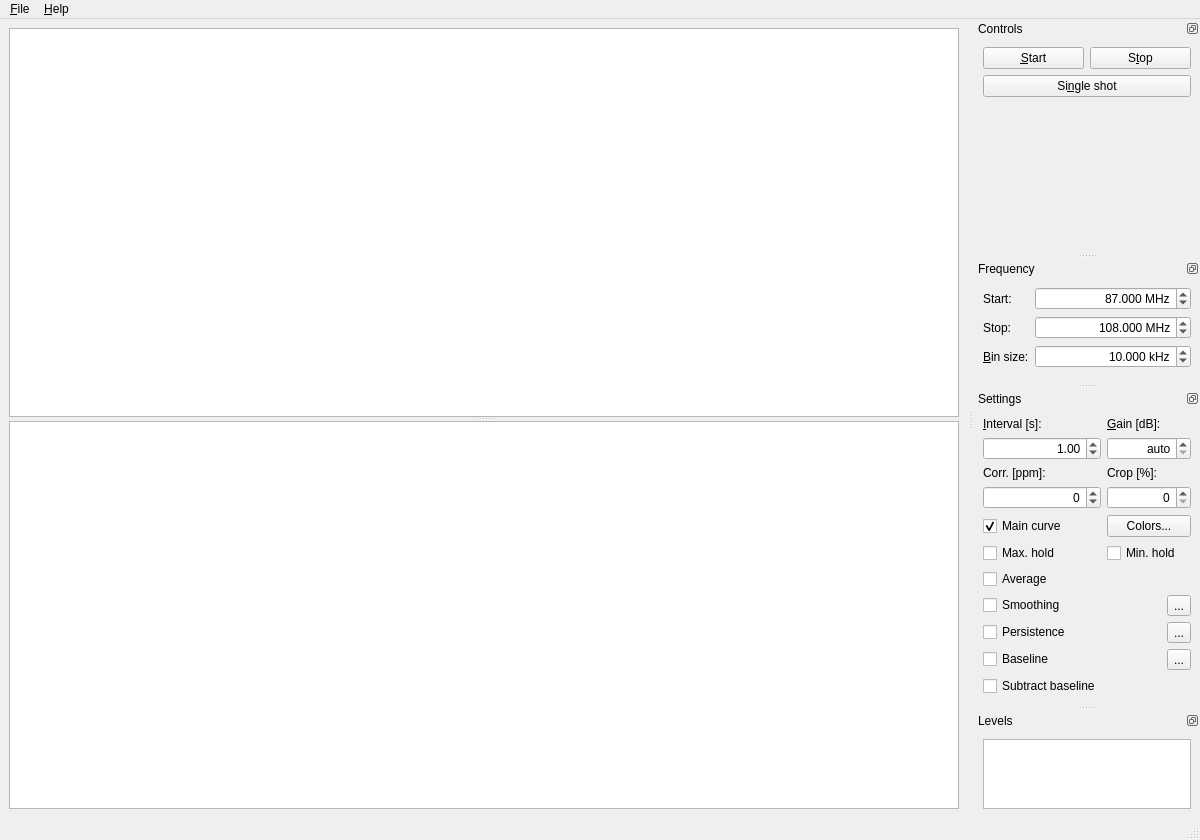
<?xml version="1.0" encoding="UTF-8"?>
<ui version="4.0">
 <class>QSpectrumAnalyzerMainWindow</class>
 <widget class="QMainWindow" name="QSpectrumAnalyzerMainWindow">
  <property name="geometry">
   <rect>
    <x>0</x>
    <y>0</y>
    <width>1200</width>
    <height>840</height>
   </rect>
  </property>
  <property name="windowTitle">
   <string>QSpectrumAnalyzer</string>
  </property>
  <widget class="QWidget" name="centralwidget">
   <layout class="QHBoxLayout" name="horizontalLayout">
    <item>
     <widget class="QSplitter" name="plotSplitter">
      <property name="sizePolicy">
       <sizepolicy hsizetype="Expanding" vsizetype="Expanding">
        <horstretch>0</horstretch>
        <verstretch>0</verstretch>
       </sizepolicy>
      </property>
      <property name="orientation">
       <enum>Qt::Vertical</enum>
      </property>
      <widget class="GraphicsLayoutWidget" name="mainPlotLayout">
       <property name="sizePolicy">
        <sizepolicy hsizetype="Expanding" vsizetype="Expanding">
         <horstretch>0</horstretch>
         <verstretch>0</verstretch>
        </sizepolicy>
       </property>
      </widget>
      <widget class="GraphicsLayoutWidget" name="waterfallPlotLayout">
       <property name="sizePolicy">
        <sizepolicy hsizetype="Expanding" vsizetype="Expanding">
         <horstretch>0</horstretch>
         <verstretch>0</verstretch>
        </sizepolicy>
       </property>
      </widget>
     </widget>
    </item>
   </layout>
  </widget>
  <widget class="QMenuBar" name="menubar">
   <property name="geometry">
    <rect>
     <x>0</x>
     <y>0</y>
     <width>1200</width>
     <height>20</height>
    </rect>
   </property>
   <widget class="QMenu" name="menu_File">
    <property name="title">
     <string>&amp;File</string>
    </property>
    <addaction name="action_Settings"/>
    <addaction name="separator"/>
    <addaction name="action_Quit"/>
   </widget>
   <widget class="QMenu" name="menu_Help">
    <property name="title">
     <string>&amp;Help</string>
    </property>
    <addaction name="action_About"/>
   </widget>
   <addaction name="menu_File"/>
   <addaction name="menu_Help"/>
  </widget>
  <widget class="QStatusBar" name="statusbar"/>
  <widget class="QDockWidget" name="controlsDockWidget">
   <property name="sizePolicy">
    <sizepolicy hsizetype="Preferred" vsizetype="Minimum">
     <horstretch>0</horstretch>
     <verstretch>0</verstretch>
    </sizepolicy>
   </property>
   <property name="minimumSize">
    <size>
     <width>190</width>
     <height>100</height>
    </size>
   </property>
   <property name="features">
    <set>QDockWidget::DockWidgetFloatable|QDockWidget::DockWidgetMovable</set>
   </property>
   <property name="windowTitle">
    <string>Controls</string>
   </property>
   <attribute name="dockWidgetArea">
    <number>2</number>
   </attribute>
   <widget class="QWidget" name="controlsDockWidgetContents">
    <layout class="QGridLayout" name="gridLayout_2">
     <item row="0" column="0">
      <widget class="QPushButton" name="startButton">
       <property name="text">
        <string>&amp;Start</string>
       </property>
      </widget>
     </item>
     <item row="0" column="1">
      <widget class="QPushButton" name="stopButton">
       <property name="text">
        <string>S&amp;top</string>
       </property>
      </widget>
     </item>
     <item row="1" column="0" colspan="2">
      <widget class="QPushButton" name="singleShotButton">
       <property name="text">
        <string>Si&amp;ngle shot</string>
       </property>
      </widget>
     </item>
     <item row="2" column="0">
      <spacer name="verticalSpacer">
       <property name="orientation">
        <enum>Qt::Vertical</enum>
       </property>
       <property name="sizeHint" stdset="0">
        <size>
         <width>20</width>
         <height>561</height>
        </size>
       </property>
      </spacer>
     </item>
    </layout>
   </widget>
  </widget>
  <widget class="QDockWidget" name="frequencyDockWidget">
   <property name="sizePolicy">
    <sizepolicy hsizetype="Preferred" vsizetype="Minimum">
     <horstretch>0</horstretch>
     <verstretch>0</verstretch>
    </sizepolicy>
   </property>
   <property name="minimumSize">
    <size>
     <width>182</width>
     <height>100</height>
    </size>
   </property>
   <property name="features">
    <set>QDockWidget::DockWidgetFloatable|QDockWidget::DockWidgetMovable</set>
   </property>
   <property name="windowTitle">
    <string>Frequency</string>
   </property>
   <attribute name="dockWidgetArea">
    <number>2</number>
   </attribute>
   <widget class="QWidget" name="frequencyDockWidgetContents">
    <layout class="QFormLayout" name="formLayout">
     <property name="fieldGrowthPolicy">
      <enum>QFormLayout::ExpandingFieldsGrow</enum>
     </property>
     <item row="0" column="0">
      <widget class="QLabel" name="label_2">
       <property name="text">
        <string>Start:</string>
       </property>
       <property name="buddy">
        <cstring>startFreqSpinBox</cstring>
       </property>
      </widget>
     </item>
     <item row="0" column="1">
      <widget class="QDoubleSpinBox" name="startFreqSpinBox">
       <property name="sizePolicy">
        <sizepolicy hsizetype="Expanding" vsizetype="Fixed">
         <horstretch>0</horstretch>
         <verstretch>0</verstretch>
        </sizepolicy>
       </property>
       <property name="alignment">
        <set>Qt::AlignRight|Qt::AlignTrailing|Qt::AlignVCenter</set>
       </property>
       <property name="showGroupSeparator" stdset="0">
        <bool>true</bool>
       </property>
       <property name="suffix">
        <string> MHz</string>
       </property>
       <property name="decimals">
        <number>3</number>
       </property>
       <property name="minimum">
        <double>0.000000000000000</double>
       </property>
       <property name="maximum">
        <double>2200.000000000000000</double>
       </property>
       <property name="value">
        <double>87.000000000000000</double>
       </property>
      </widget>
     </item>
     <item row="1" column="0">
      <widget class="QLabel" name="label_3">
       <property name="text">
        <string>Stop:</string>
       </property>
       <property name="buddy">
        <cstring>stopFreqSpinBox</cstring>
       </property>
      </widget>
     </item>
     <item row="1" column="1">
      <widget class="QDoubleSpinBox" name="stopFreqSpinBox">
       <property name="sizePolicy">
        <sizepolicy hsizetype="Expanding" vsizetype="Fixed">
         <horstretch>0</horstretch>
         <verstretch>0</verstretch>
        </sizepolicy>
       </property>
       <property name="alignment">
        <set>Qt::AlignRight|Qt::AlignTrailing|Qt::AlignVCenter</set>
       </property>
       <property name="showGroupSeparator" stdset="0">
        <bool>true</bool>
       </property>
       <property name="suffix">
        <string> MHz</string>
       </property>
       <property name="decimals">
        <number>3</number>
       </property>
       <property name="minimum">
        <double>0.000000000000000</double>
       </property>
       <property name="maximum">
        <double>2200.000000000000000</double>
       </property>
       <property name="value">
        <double>108.000000000000000</double>
       </property>
      </widget>
     </item>
     <item row="2" column="0">
      <widget class="QLabel" name="label">
       <property name="text">
        <string>&amp;Bin size:</string>
       </property>
       <property name="buddy">
        <cstring>binSizeSpinBox</cstring>
       </property>
      </widget>
     </item>
     <item row="2" column="1">
      <widget class="QDoubleSpinBox" name="binSizeSpinBox">
       <property name="sizePolicy">
        <sizepolicy hsizetype="Expanding" vsizetype="Fixed">
         <horstretch>0</horstretch>
         <verstretch>0</verstretch>
        </sizepolicy>
       </property>
       <property name="alignment">
        <set>Qt::AlignRight|Qt::AlignTrailing|Qt::AlignVCenter</set>
       </property>
       <property name="showGroupSeparator" stdset="0">
        <bool>true</bool>
       </property>
       <property name="suffix">
        <string> kHz</string>
       </property>
       <property name="decimals">
        <number>3</number>
       </property>
       <property name="minimum">
        <double>0.000000000000000</double>
       </property>
       <property name="maximum">
        <double>10000.000000000000000</double>
       </property>
       <property name="value">
        <double>10.000000000000000</double>
       </property>
      </widget>
     </item>
     <item row="3" column="0" colspan="2">
      <spacer name="verticalSpacer_3">
       <property name="orientation">
        <enum>Qt::Vertical</enum>
       </property>
       <property name="sizeHint" stdset="0">
        <size>
         <width>20</width>
         <height>0</height>
        </size>
       </property>
      </spacer>
     </item>
    </layout>
   </widget>
  </widget>
  <widget class="QDockWidget" name="settingsDockWidget">
   <property name="sizePolicy">
    <sizepolicy hsizetype="Preferred" vsizetype="Expanding">
     <horstretch>0</horstretch>
     <verstretch>0</verstretch>
    </sizepolicy>
   </property>
   <property name="features">
    <set>QDockWidget::DockWidgetFloatable|QDockWidget::DockWidgetMovable</set>
   </property>
   <property name="windowTitle">
    <string>Settings</string>
   </property>
   <attribute name="dockWidgetArea">
    <number>2</number>
   </attribute>
   <widget class="QWidget" name="settingsDockWidgetContents">
    <layout class="QGridLayout" name="gridLayout">
     <item row="0" column="0">
      <widget class="QLabel" name="label_4">
       <property name="text">
        <string>&amp;Interval [s]:</string>
       </property>
       <property name="buddy">
        <cstring>intervalSpinBox</cstring>
       </property>
      </widget>
     </item>
     <item row="0" column="1">
      <widget class="QLabel" name="label_6">
       <property name="text">
        <string>&amp;Gain [dB]:</string>
       </property>
       <property name="buddy">
        <cstring>gainSpinBox</cstring>
       </property>
      </widget>
     </item>
     <item row="1" column="0">
      <widget class="QDoubleSpinBox" name="intervalSpinBox">
       <property name="alignment">
        <set>Qt::AlignRight|Qt::AlignTrailing|Qt::AlignVCenter</set>
       </property>
       <property name="maximum">
        <double>999.000000000000000</double>
       </property>
       <property name="value">
        <double>1.000000000000000</double>
       </property>
      </widget>
     </item>
     <item row="2" column="0">
      <widget class="QLabel" name="label_5">
       <property name="text">
        <string>Corr. [ppm]:</string>
       </property>
       <property name="buddy">
        <cstring>ppmSpinBox</cstring>
       </property>
      </widget>
     </item>
     <item row="2" column="1">
      <widget class="QLabel" name="label_7">
       <property name="text">
        <string>Crop [%]:</string>
       </property>
       <property name="buddy">
        <cstring>cropSpinBox</cstring>
       </property>
      </widget>
     </item>
     <item row="3" column="0">
      <widget class="QSpinBox" name="ppmSpinBox">
       <property name="alignment">
        <set>Qt::AlignRight|Qt::AlignTrailing|Qt::AlignVCenter</set>
       </property>
       <property name="minimum">
        <number>-999</number>
       </property>
       <property name="maximum">
        <number>999</number>
       </property>
      </widget>
     </item>
     <item row="4" column="0">
      <widget class="QCheckBox" name="mainCurveCheckBox">
       <property name="text">
        <string>Main curve</string>
       </property>
       <property name="checked">
        <bool>true</bool>
       </property>
      </widget>
     </item>
     <item row="4" column="1" colspan="2">
      <widget class="QPushButton" name="colorsButton">
       <property name="text">
        <string>Colors...</string>
       </property>
      </widget>
     </item>
     <item row="5" column="0">
      <widget class="QCheckBox" name="peakHoldMaxCheckBox">
       <property name="text">
        <string>Max. hold</string>
       </property>
      </widget>
     </item>
     <item row="5" column="1" colspan="2">
      <widget class="QCheckBox" name="peakHoldMinCheckBox">
       <property name="text">
        <string>Min. hold</string>
       </property>
      </widget>
     </item>
     <item row="6" column="0">
      <widget class="QCheckBox" name="averageCheckBox">
       <property name="text">
        <string>Average</string>
       </property>
      </widget>
     </item>
     <item row="7" column="0">
      <widget class="QCheckBox" name="smoothCheckBox">
       <property name="text">
        <string>Smoothing</string>
       </property>
      </widget>
     </item>
     <item row="7" column="2">
      <widget class="QToolButton" name="smoothButton">
       <property name="text">
        <string>...</string>
       </property>
       <property name="autoRaise">
        <bool>false</bool>
       </property>
      </widget>
     </item>
     <item row="8" column="0">
      <widget class="QCheckBox" name="persistenceCheckBox">
       <property name="text">
        <string>Persistence</string>
       </property>
      </widget>
     </item>
     <item row="8" column="2">
      <widget class="QToolButton" name="persistenceButton">
       <property name="text">
        <string>...</string>
       </property>
       <property name="autoRaise">
        <bool>false</bool>
       </property>
      </widget>
     </item>
     <item row="11" column="0">
      <spacer name="verticalSpacer_2">
       <property name="orientation">
        <enum>Qt::Vertical</enum>
       </property>
       <property name="sizeHint" stdset="0">
        <size>
         <width>20</width>
         <height>1</height>
        </size>
       </property>
      </spacer>
     </item>
     <item row="3" column="1" colspan="2">
      <widget class="QSpinBox" name="cropSpinBox">
       <property name="alignment">
        <set>Qt::AlignRight|Qt::AlignTrailing|Qt::AlignVCenter</set>
       </property>
      </widget>
     </item>
     <item row="1" column="1" colspan="2">
      <widget class="QDoubleSpinBox" name="gainSpinBox">
       <property name="alignment">
        <set>Qt::AlignRight|Qt::AlignTrailing|Qt::AlignVCenter</set>
       </property>
       <property name="specialValueText">
        <string>auto</string>
       </property>
       <property name="decimals">
        <number>1</number>
       </property>
       <property name="minimum">
        <double>-1.000000000000000</double>
       </property>
       <property name="maximum">
        <double>999.000000000000000</double>
       </property>
       <property name="singleStep">
        <double>1.000000000000000</double>
       </property>
       <property name="value">
        <double>-1.000000000000000</double>
       </property>
      </widget>
     </item>
     <item row="9" column="0">
      <widget class="QCheckBox" name="baselineCheckBox">
       <property name="text">
        <string>Baseline</string>
       </property>
      </widget>
     </item>
     <item row="9" column="2">
      <widget class="QToolButton" name="baselineButton">
       <property name="text">
        <string>...</string>
       </property>
       <property name="autoRaise">
        <bool>false</bool>
       </property>
      </widget>
     </item>
     <item row="10" column="0">
      <widget class="QCheckBox" name="subtractBaselineCheckBox">
       <property name="text">
        <string>Subtract baseline</string>
       </property>
      </widget>
     </item>
    </layout>
   </widget>
  </widget>
  <widget class="QDockWidget" name="levelsDockWidget">
   <property name="sizePolicy">
    <sizepolicy hsizetype="Preferred" vsizetype="Expanding">
     <horstretch>0</horstretch>
     <verstretch>0</verstretch>
    </sizepolicy>
   </property>
   <property name="features">
    <set>QDockWidget::DockWidgetFloatable|QDockWidget::DockWidgetMovable</set>
   </property>
   <property name="windowTitle">
    <string>Levels</string>
   </property>
   <attribute name="dockWidgetArea">
    <number>2</number>
   </attribute>
   <widget class="QWidget" name="levelsDockWidgetContents">
    <layout class="QVBoxLayout" name="verticalLayout_6">
     <item>
      <widget class="GraphicsLayoutWidget" name="histogramPlotLayout">
       <property name="sizePolicy">
        <sizepolicy hsizetype="Ignored" vsizetype="Expanding">
         <horstretch>0</horstretch>
         <verstretch>0</verstretch>
        </sizepolicy>
       </property>
      </widget>
     </item>
    </layout>
   </widget>
  </widget>
  <action name="action_Settings">
   <property name="text">
    <string>&amp;Settings...</string>
   </property>
  </action>
  <action name="action_Quit">
   <property name="text">
    <string>&amp;Quit</string>
   </property>
   <property name="shortcut">
    <string>Ctrl+Q</string>
   </property>
  </action>
  <action name="action_About">
   <property name="text">
    <string>&amp;About</string>
   </property>
  </action>
 </widget>
 <customwidgets>
  <customwidget>
   <class>GraphicsLayoutWidget</class>
   <extends>QGraphicsView</extends>
   <header>pyqtgraph</header>
  </customwidget>
 </customwidgets>
 <tabstops>
  <tabstop>startButton</tabstop>
  <tabstop>stopButton</tabstop>
  <tabstop>singleShotButton</tabstop>
  <tabstop>startFreqSpinBox</tabstop>
  <tabstop>stopFreqSpinBox</tabstop>
  <tabstop>binSizeSpinBox</tabstop>
  <tabstop>intervalSpinBox</tabstop>
  <tabstop>gainSpinBox</tabstop>
  <tabstop>ppmSpinBox</tabstop>
  <tabstop>cropSpinBox</tabstop>
  <tabstop>mainCurveCheckBox</tabstop>
  <tabstop>colorsButton</tabstop>
  <tabstop>peakHoldMaxCheckBox</tabstop>
  <tabstop>peakHoldMinCheckBox</tabstop>
  <tabstop>averageCheckBox</tabstop>
  <tabstop>smoothCheckBox</tabstop>
  <tabstop>smoothButton</tabstop>
  <tabstop>persistenceCheckBox</tabstop>
  <tabstop>persistenceButton</tabstop>
  <tabstop>baselineCheckBox</tabstop>
  <tabstop>baselineButton</tabstop>
  <tabstop>subtractBaselineCheckBox</tabstop>
  <tabstop>histogramPlotLayout</tabstop>
  <tabstop>mainPlotLayout</tabstop>
  <tabstop>waterfallPlotLayout</tabstop>
 </tabstops>
 <resources/>
 <connections/>
</ui>
